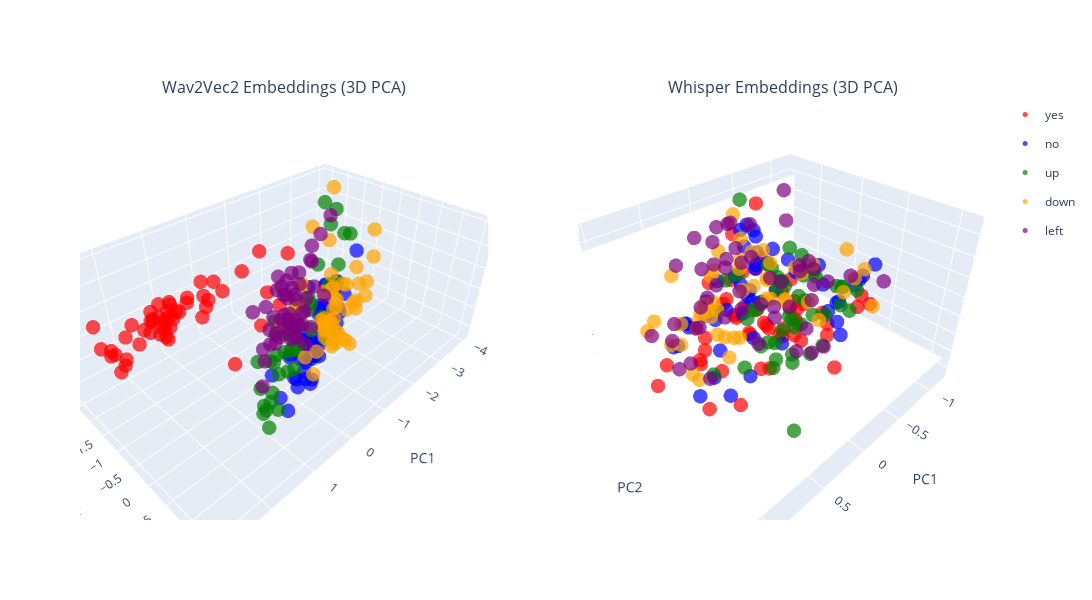

Notebook code for this chart:
### Code cell
import plotly.graph_objects as go
from plotly.subplots import make_subplots
from sklearn.decomposition import PCA
import numpy as np

wav2vec_embeddings = np.array(wav2vec_embeddings)
whisper_embeddings = np.array(whisper_embeddings)

# PCA for both models with 3 components
wav2vec_pca = PCA(n_components=3, random_state=42)
wav2vec_3d = wav2vec_pca.fit_transform(wav2vec_embeddings)

whisper_pca = PCA(n_components=3, random_state=42)
whisper_3d = whisper_pca.fit_transform(whisper_embeddings)

# Print variance explained
print(f"Wav2Vec PCA variance explained: {wav2vec_pca.explained_variance_ratio_.sum():.2%}")
print(f"Whisper PCA variance explained: {whisper_pca.explained_variance_ratio_.sum():.2%}")

# Color map
colors = {'yes': 'red', 'no': 'blue', 'up': 'green', 'down': 'orange', 'left': 'purple'}

# Create subplots with 3D scatter
fig = make_subplots(
    rows=1, cols=2,
    specs=[[{'type': 'scatter3d'}, {'type': 'scatter3d'}]],
    subplot_titles=('Wav2Vec2 Embeddings (3D PCA)', 'Whisper Embeddings (3D PCA)')
)

# Add Wav2Vec traces
for word in test_words:
    mask = [l == word for l in labels]
    fig.add_trace(
        go.Scatter3d(
            x=wav2vec_3d[mask, 0],
            y=wav2vec_3d[mask, 1],
            z=wav2vec_3d[mask, 2],
            mode='markers',
            name=word,
            marker=dict(size=5, color=colors[word], opacity=0.7),
            showlegend=True,
            legendgroup=word
        ),
        row=1, col=1
    )

# Add Whisper traces
for word in test_words:
    mask = [l == word for l in labels]
    fig.add_trace(
        go.Scatter3d(
            x=whisper_3d[mask, 0],
            y=whisper_3d[mask, 1],
            z=whisper_3d[mask, 2],
            mode='markers',
            name=word,
            marker=dict(size=5, color=colors[word], opacity=0.7),
            showlegend=False,  # Avoid duplicate legend
            legendgroup=word
        ),
        row=1, col=2
    )

# Update layout
fig.update_layout(
    height=600,
    width=1400,
    scene=dict(
        xaxis_title='PC1',
        yaxis_title='PC2',
        zaxis_title='PC3'
    ),
    scene2=dict(
        xaxis_title='PC1',
        yaxis_title='PC2',
        zaxis_title='PC3'
    )
)

fig.show()
